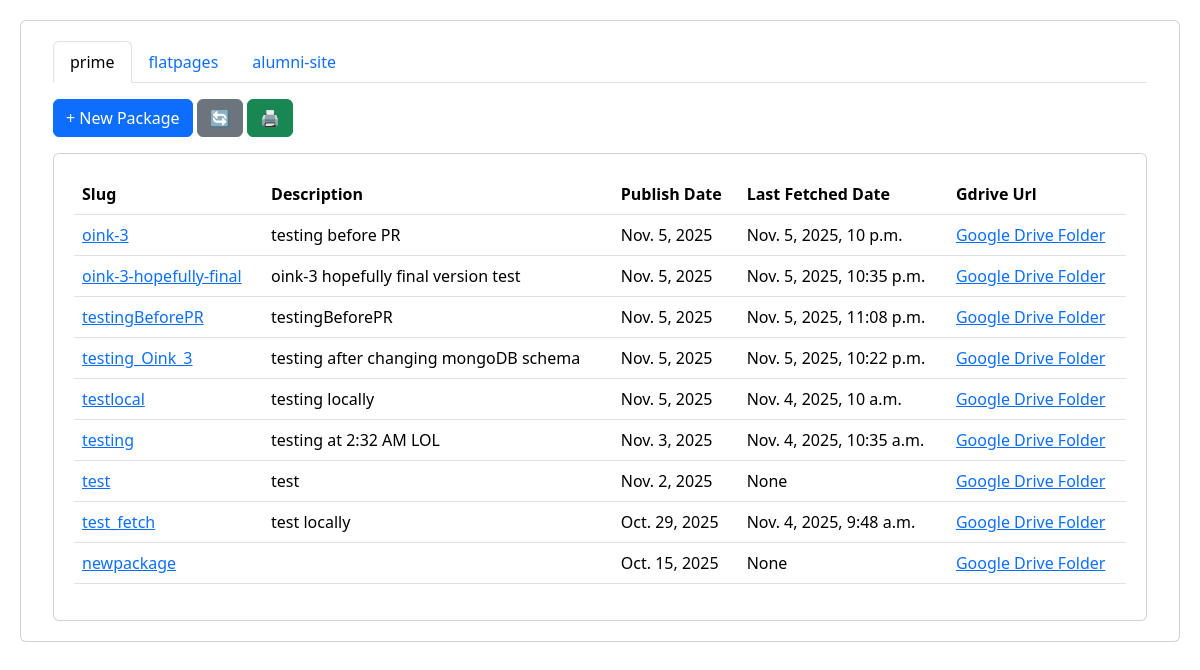
/packages/, run on an earlier commit of the app's database.
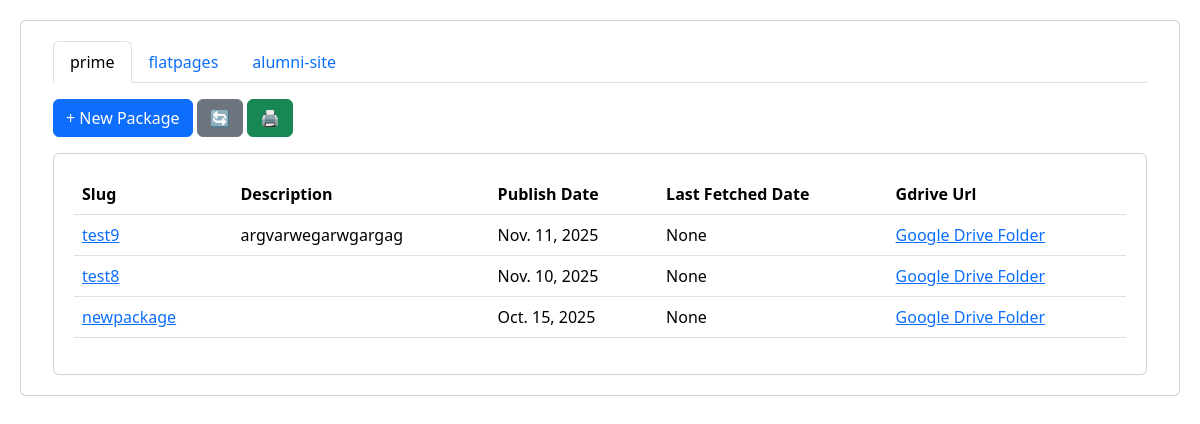
And on a later commit of the database.
### packages/models.py (models this page shows, shortened)
class Package(models.Model):
    CATEGORY_PRIME = 'prime'
    CATEGORY_FLATPAGES = 'flatpages'
    CATEGORY_ALUMNI = 'alumni'
    CATEGORY_CHOICES = [
        (CATEGORY_PRIME, 'Prime'),
        (CATEGORY_FLATPAGES, 'Flatpages'),
        (CATEGORY_ALUMNI, 'Alumni'),
    ]
    slug = models.SlugField(max_length=255, unique=True, help_text='The article slug (e.g. sports.mbb.oregon)')
    description = models.TextField(blank=True)
    google_drive_url = models.URLField(blank=True, help_text="(Optional) Link to the Google Drive folder. We'll generate one if left blank.")
    google_drive_id = models.CharField(max_length=128, blank=True)
    publish_date = models.DateField(null=True, blank=True)
    last_fetched_date = models.DateTimeField(null=True, blank=True)
    category = models.CharField(max_length=32, choices=CATEGORY_CHOICES, default=CATEGORY_PRIME)
    created_at = models.DateTimeField(auto_now_add=True)
    cached_article_preview = models.TextField(blank=True, default='')
    images = models.JSONField(default=dict, blank=True)
    data = models.JSONField(default=dict, blank=True)
    processing = models.BooleanField(default=False)
    class Meta:
        ordering = ['-publish_date', 'slug']

### packages/package_views.py (the view, shortened to what this page needs)
# urls.py: path('packages/', package_views.packages_list, name='packages_list'),
def packages_list(request):
    category = request.GET.get('category')
    if category:
        packages = Package.objects.filter(category=category)
    else:
        packages = Package.objects.all()
    form = PackageForm()
    categories = [
        (Package.CATEGORY_PRIME, 'prime'),
        (Package.CATEGORY_FLATPAGES, 'flatpages'),
        (Package.CATEGORY_ALUMNI, 'alumni-site'),
    ]
    return render(request, 'packages/packages_list.html', {
        'packages': packages,
        'form': form,
        'categories': categories,
        'active_category': category or '',
    })

### templates/packages/packages_list.html (shortened to what this page needs)
{% extends 'packages/base.html' %} {% block content %}
<div class="container-fluid">
  <ul class="nav nav-tabs mb-3">
    {% for code, label in categories %}
    <li class="nav-item">
      <a
        class="nav-link {% if active_category == code %}active{% elif not active_category and forloop.first %}active{% endif %}"
        href="?category={{ code }}"
        >{{ label }}</a
      >
    </li>
    {% endfor %}
  </ul>
  <div class="mb-3">
    <button
      class="btn btn-primary"
      data-bs-toggle="modal"
      data-bs-target="#newPackageModal"
    >
      + New Package
    </button>
    <button class="btn btn-secondary">🔄</button>
    <button class="btn btn-success">🖨️</button>
  </div>
  <div class="card">
    <table class="table table-hover">
      <thead>
        <tr>
          <th>Slug</th>
          <th>Description</th>
          <th>Publish Date</th>
          <th>Last Fetched Date</th>
          <th>Gdrive Url</th>
        </tr>
      </thead>
      <tbody>
        {% for pkg in packages %}
        <tr>
          <td>
            <a href="{% url 'package_detail' slug=pkg.slug %}"
              >{{ pkg.slug }}</a
            >
          </td>
          <td>{{ pkg.description|default_if_none:""|truncatechars:60 }}</td>
          <td>{{ pkg.publish_date }}</td>
          <td>{{ pkg.last_fetched_date }}</td>
          <td>
            {% if pkg.google_drive_url %}<a
              href="{{ pkg.google_drive_url }}"
              target="_blank"
              >Google Drive Folder</a
            >{% endif %}
          </td>
        </tr>
        {% empty %}
        <tr>
          <td colspan="5">No packages found.</td>
        </tr>
        {% endfor %}
      </tbody>
    </table>
  </div>
</div>
 {% endblock %}

### templates/packages/base.html (shortened to what this page needs)
<!DOCTYPE html>
<html>
  <head>
    <link
      href="https://cdn.jsdelivr.net/npm/bootstrap@5.3.2/dist/css/bootstrap.min.css"
      rel="stylesheet"
    />
  </head>
  <body>
    <div class="card">{% block content %}{% endblock %}</div>
  </body>
</html>

### templates/packages/base.html (style rules this page uses)
body { margin: 20px; }
.card { padding: 20px; }

What changed in the data, as far as the page shows it:
removed Package: slug "oink-3", description "testing before PR", publish_date "Nov. 5, 2025", last_fetched_date "Nov. 5, 2025, 10 p.m."
removed Package: slug "oink-3-hopefully-final", description "oink-3 hopefully final version test", publish_date "Nov. 5, 2025", last_fetched_date "Nov. 5, 2025, 10:35 p.m."
removed Package: slug "testingBeforePR", description "testingBeforePR", publish_date "Nov. 5, 2025", last_fetched_date "Nov. 5, 2025, 11:08 p.m."
removed Package: slug "testing_Oink_3", description "testing after changing mongoDB schema", publish_date "Nov. 5, 2025", last_fetched_date "Nov. 5, 2025, 10:22 p.m."
removed Package: slug "testing", description "testing at 2:32 AM LOL", publish_date "Nov. 3, 2025", last_fetched_date "Nov. 4, 2025, 10:35 a.m."
removed Package: slug "test", description "test", publish_date "Nov. 2, 2025", last_fetched_date "None"
changed Package: slug "testlocal" → "test9"; description "testing locally" → "argvarwegarwgargag"; publish_date "Nov. 5, 2025" → "Nov. 11, 2025"; last_fetched_date "Nov. 4, 2025, 10 a.m." → "None"
changed Package: slug "test_fetch" → "test8"; publish_date "Oct. 29, 2025" → "Nov. 10, 2025"; last_fetched_date "Nov. 4, 2025, 9:48 a.m." → "None"; description "test locally" → (not shown)
